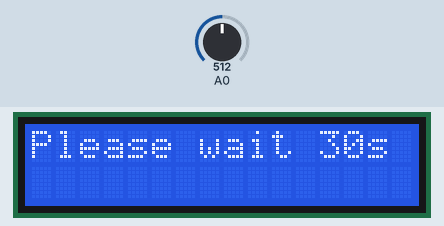
Simulated run of this sketch. Board: Arduino Uno, built with avr-gcc and run on an emulated ATmega328P. Parts: 16×2 character LCD. The test bench sets the inputs (shaded band); at power-on: A0 = 512. What the sketch prints to the serial monitor is not drawn.

Above: at 0.1 s.
At 6.1 s:
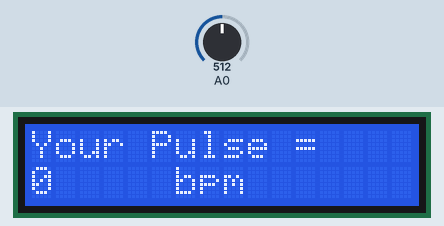

The sketch:

Pulse_Rate.ino
```cpp
// include the library code:
#include <LiquidCrystal.h>
// initialize the library with the numbers of the interface pins
LiquidCrystal lcd(12, 11, 5, 4, 3, 2);
int beat=0;
int v=0;
float volt=0;
int i;
float peak=0;
void setup() {
  // put your setup code here, to run once:
Serial.begin(9600);
// set up the LCD's number of columns and rows:
  lcd.begin(16, 2);
  // Print a message to the LCD.
  lcd.print("Please wait 30s");
}
void loop() {
    //for(i=0; i<30;i++)
  while(millis()/1000 <6) // work for 60 secs
   {
    v=analogRead(0); // read analog value from pin 0
  volt=(v*0.0049)-2; // convert to volts

           Serial.print("volt = ");
           Serial.println(volt);
        if(volt<=0.20 && volt>=0.18 ) // check for R waves amplitude
        {
            beat+=1; //increment number of beats
        }
   }
  // set the cursor to column 0, line 1
lcd.clear(); // clear LCD
lcd.print("Your Pulse ="); // Print a message to the LCD.
lcd.setCursor(0, 1); // set the cursor to column 0, line 1
lcd.print(beat);    // print the "beat" value
lcd.setCursor(6, 1);
lcd.print("bpm");
  delay(5000); // delay for 5 secs to read the value
}
```
